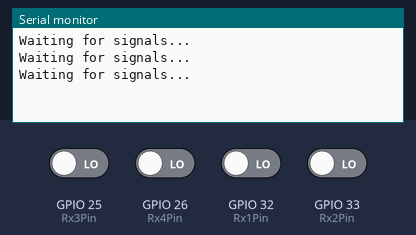
Bench run of a sketch on a simulated ESP32. Shown: the last lines printed to the serial monitor. Inputs (shaded band) come from the test bench; at power-on: GPIO 25 (Rx3Pin), GPIO 26 (Rx4Pin), GPIO 32 (Rx1Pin), GPIO 33 (Rx2Pin) LOW.

Above: at 1.2 s.
1.3 s: GPIO 25 (Rx3Pin) driven HIGH
At 2.3 s:
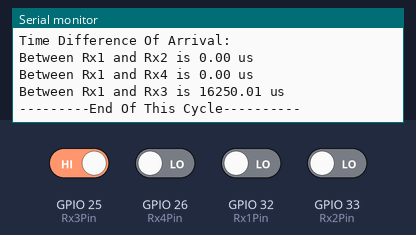
3.0 s: GPIO 26 (Rx4Pin) driven HIGH
At 3.8 s:
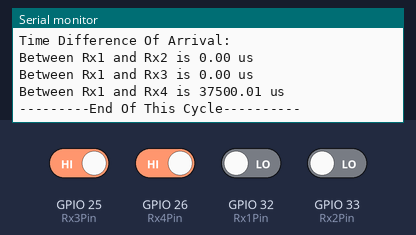
4.5 s: GPIO 32 (Rx1Pin) driven HIGH
At 5.4 s:
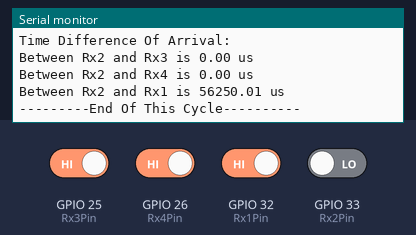
6.0 s: GPIO 33 (Rx2Pin) driven HIGH
At 6.5 s:
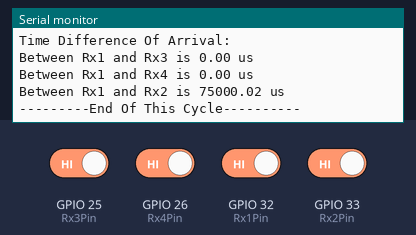
Timing chart, 0 to 8.5 s (numbered marks = the images above; inputs shaded):
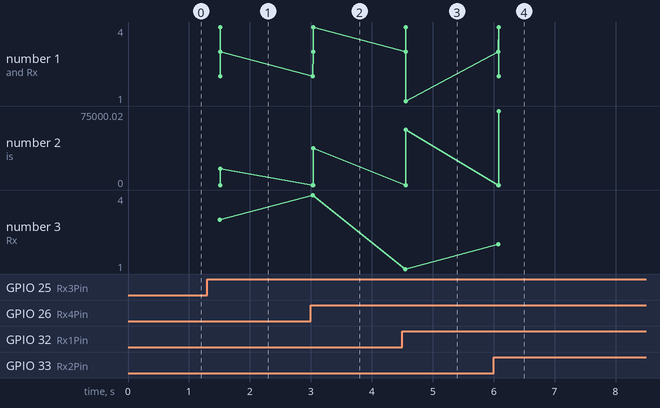

Measured:
- after the input at 1.3 s, the serial monitor: prints a new line after 0.20 s (image 1)
- after the input at 3.0 s, the serial monitor: prints a new line at once (image 2)
- after the input at 4.5 s, the serial monitor: prints a new line after 0.05 s (image 3)
- after the input at 6.0 s, the serial monitor: prints a new line after 0.07 s (image 4)
- plotted number 2: 16250.01 → 37500.01 after the input at 3.0 s, 37500.01 → 56250.01 after the input at 4.5 s, 56250.01 → 75000.02 after the input at 6.0 s

The sketch:

tdoa_receiver_esp32.ino
```cpp
#include <Arduino.h>

void IRAM_ATTR ISR_Rx1_Receive();
void IRAM_ATTR ISR_Rx2_Receive();
void IRAM_ATTR ISR_Rx3_Receive();
void IRAM_ATTR ISR_Rx4_Receive();

// Timer definitions
#define TIMER_FREQ_HZ        1000000  // 1 MHz
#define TIMER_DIVIDER        80       // Hardware timer clock divider
#define TIMER_RESOLUTION     ((double)TIMER_FREQ_HZ / 80000000.0) // Conversion to microseconds

volatile uint64_t TOA_Rx1 = 0;
volatile uint64_t TOA_Rx2 = 0;
volatile uint64_t TOA_Rx3 = 0;
volatile uint64_t TOA_Rx4 = 0;
volatile uint8_t  Rx1State = LOW;
volatile uint8_t  Rx2State = LOW;
volatile uint8_t  Rx3State = LOW;
volatile uint8_t  Rx4State = LOW;
portMUX_TYPE mux = portMUX_INITIALIZER_UNLOCKED;

const int Rx1Pin = 32;
const int Rx2Pin = 33;
const int Rx3Pin = 25;
const int Rx4Pin = 26;

// Timer handle
hw_timer_t *timer = NULL;

// Function to get current timer value in microseconds
uint64_t IRAM_ATTR getTimerValue() {
    return (uint64_t)timerRead(timer);
}

void setup() {
    Serial.begin(115200);

    timer = timerBegin(TIMER_FREQ_HZ);
    timerStart(timer);

    pinMode(Rx1Pin, INPUT_PULLDOWN);
    pinMode(Rx2Pin, INPUT_PULLDOWN);
    pinMode(Rx3Pin, INPUT_PULLDOWN);
    pinMode(Rx4Pin, INPUT_PULLDOWN);

    attachInterrupt(digitalPinToInterrupt(Rx1Pin), ISR_Rx1_Receive, RISING);
    attachInterrupt(digitalPinToInterrupt(Rx2Pin), ISR_Rx2_Receive, RISING);
    attachInterrupt(digitalPinToInterrupt(Rx3Pin), ISR_Rx3_Receive, RISING);
    attachInterrupt(digitalPinToInterrupt(Rx4Pin), ISR_Rx4_Receive, RISING);
}

void loop() {
    uint8_t s1, s2, s3, s4;
    uint64_t t1, t2, t3, t4;

    portENTER_CRITICAL(&mux);
    s1 = Rx1State; t1 = TOA_Rx1;
    s2 = Rx2State; t2 = TOA_Rx2;
    s3 = Rx3State; t3 = TOA_Rx3;
    s4 = Rx4State; t4 = TOA_Rx4;
    portEXIT_CRITICAL(&mux);

    if (s1 == HIGH || s2 == HIGH || s3 == HIGH || s4 == HIGH) {
        struct { uint8_t idx; uint64_t t; } arr[4] = {
            {1, t1}, {2, t2}, {3, t3}, {4, t4}
        };

        // Sort by timestamp
        for (int i = 0; i < 3; i++) {
            for (int j = 0; j < 3 - i; j++) {
                if (arr[j].t > arr[j+1].t) {
                    auto tmp = arr[j];
                    arr[j] = arr[j+1];
                    arr[j+1] = tmp;
                }
            }
        }

        // Print Transmitter Tx
        Serial.print("Tx");
        Serial.print(arr[0].idx);
        Serial.println(" was the sender.");

        // Print ordered Rx arrival
        for (int i = 0; i < 4; i++) {
            Serial.print("Rx");
            Serial.print(arr[i].idx);
            Serial.print(" was Received ");
            switch(i) {
                case 0: Serial.print("First");  break;
                case 1: Serial.print("Second"); break;
                case 2: Serial.print("Third");  break;
                case 3: Serial.print("Last");   break;
            }
            Serial.print(" at ");
            Serial.print((uint32_t)arr[i].t);
            Serial.println(" us");
        }

        // TDOA calculation
        Serial.println("Time Difference Of Arrival:");
        for (int i = 1; i < 4; i++) {
            // Convert timer ticks to microseconds
            float tdoa = (float)(arr[i].t - arr[0].t) * TIMER_RESOLUTION;
            Serial.print("Between Rx");
            Serial.print(arr[0].idx);
            Serial.print(" and Rx");
            Serial.print(arr[i].idx);
            Serial.print(" is ");
            Serial.print(tdoa, 2);
            Serial.println(" us");
        }

        Serial.println("---------End Of This Cycle----------\n");

        // Reset states
        portENTER_CRITICAL(&mux);
        Rx1State = Rx2State = Rx3State = Rx4State = LOW;
        TOA_Rx1 = TOA_Rx2 = TOA_Rx3 = TOA_Rx4 = 0;
        portEXIT_CRITICAL(&mux);

        delay(1000);

        // Reattach interrupts
        attachInterrupt(digitalPinToInterrupt(Rx1Pin), ISR_Rx1_Receive, RISING);
        attachInterrupt(digitalPinToInterrupt(Rx2Pin), ISR_Rx2_Receive, RISING);
        attachInterrupt(digitalPinToInterrupt(Rx3Pin), ISR_Rx3_Receive, RISING);
        attachInterrupt(digitalPinToInterrupt(Rx4Pin), ISR_Rx4_Receive, RISING);
    } else {
        Serial.println("Waiting for signals...");
        delay(500);
    }
}

void IRAM_ATTR ISR_Rx1_Receive() {
    uint64_t timestamp = getTimerValue();
    detachInterrupt(digitalPinToInterrupt(Rx1Pin));
    portENTER_CRITICAL_ISR(&mux);
    Rx1State = HIGH;
    TOA_Rx1 = timestamp;
    portEXIT_CRITICAL_ISR(&mux);
}

void IRAM_ATTR ISR_Rx2_Receive() {
    uint64_t timestamp = getTimerValue();
    detachInterrupt(digitalPinToInterrupt(Rx2Pin));
    portENTER_CRITICAL_ISR(&mux);
    Rx2State = HIGH;
    TOA_Rx2 = timestamp;
    portEXIT_CRITICAL_ISR(&mux);
}

void IRAM_ATTR ISR_Rx3_Receive() {
    uint64_t timestamp = getTimerValue();
    detachInterrupt(digitalPinToInterrupt(Rx3Pin));
    portENTER_CRITICAL_ISR(&mux);
    Rx3State = HIGH;
    TOA_Rx3 = timestamp;
    portEXIT_CRITICAL_ISR(&mux);
}

void IRAM_ATTR ISR_Rx4_Receive() {
    uint64_t timestamp = getTimerValue();
    detachInterrupt(digitalPinToInterrupt(Rx4Pin));
    portENTER_CRITICAL_ISR(&mux);
    Rx4State = HIGH;
    TOA_Rx4 = timestamp;
    portEXIT_CRITICAL_ISR(&mux);
}
```
